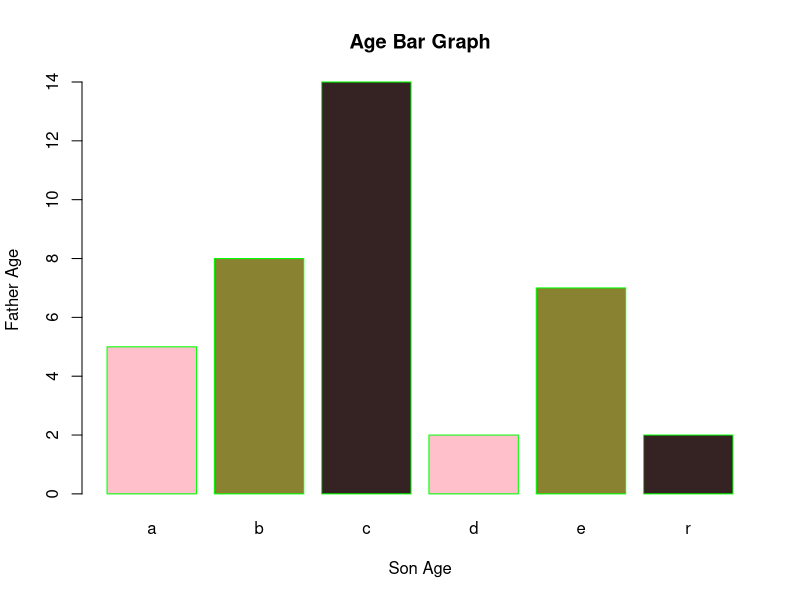

R code for this plot:
H <- c(5, 8, 14, 2, 7, 2)
list = c('a' , 'b', 'c', 'd', 'e', 'r')
barplot(H, xlab = "Son Age", ylab = "Father Age", main = 'Age Bar Graph',border = 'Green', names.arg = list, col = c("pink", '#898231', '#342322'))


